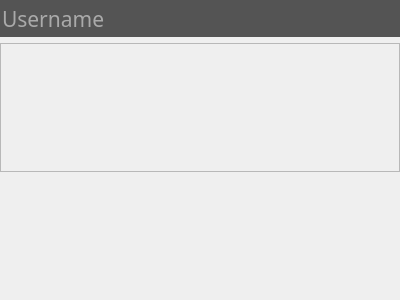
<?xml version="1.0" encoding="UTF-8"?>
<ui version="4.0">
 <class>SocialArea</class>
 <widget class="QWidget" name="SocialArea">
  <property name="geometry">
   <rect>
    <x>0</x>
    <y>0</y>
    <width>400</width>
    <height>300</height>
   </rect>
  </property>
  <property name="windowTitle">
   <string>Form</string>
  </property>
  <layout class="QVBoxLayout" name="verticalLayout">
   <property name="leftMargin">
    <number>0</number>
   </property>
   <property name="topMargin">
    <number>0</number>
   </property>
   <property name="rightMargin">
    <number>0</number>
   </property>
   <property name="bottomMargin">
    <number>0</number>
   </property>
   <item>
    <layout class="QHBoxLayout" name="horizontalLayout_3">
     <item>
      <widget class="QLineEdit" name="username_search">
       <property name="sizePolicy">
        <sizepolicy hsizetype="Preferred" vsizetype="Fixed">
         <horstretch>0</horstretch>
         <verstretch>0</verstretch>
        </sizepolicy>
       </property>
       <property name="minimumSize">
        <size>
         <width>0</width>
         <height>37</height>
        </size>
       </property>
       <property name="maximumSize">
        <size>
         <width>16777215</width>
         <height>37</height>
        </size>
       </property>
       <property name="font">
        <font>
         <family>Trebuchet MS</family>
         <pointsize>16</pointsize>
        </font>
       </property>
       <property name="focusPolicy">
        <enum>Qt::ClickFocus</enum>
       </property>
       <property name="styleSheet">
        <string notr="true">background-color: #545454;
color:white;
border-style:none;</string>
       </property>
       <property name="placeholderText">
        <string>Username</string>
       </property>
      </widget>
     </item>
    </layout>
   </item>
   <item>
    <widget class="QStackedWidget" name="stackedWidget">
     <widget class="QWidget" name="search_scroll">
      <layout class="QVBoxLayout" name="verticalLayout_3">
       <property name="leftMargin">
        <number>0</number>
       </property>
       <property name="topMargin">
        <number>0</number>
       </property>
       <property name="rightMargin">
        <number>0</number>
       </property>
       <property name="bottomMargin">
        <number>0</number>
       </property>
       <item>
        <widget class="QScrollArea" name="scrollArea">
         <property name="widgetResizable">
          <bool>true</bool>
         </property>
         <widget class="QWidget" name="search_contents">
          <property name="geometry">
           <rect>
            <x>0</x>
            <y>0</y>
            <width>398</width>
            <height>130</height>
           </rect>
          </property>
          <layout class="QVBoxLayout" name="verticalLayout_4">
           <item>
            <layout class="QVBoxLayout" name="search_results"/>
           </item>
           <item>
            <spacer name="verticalSpacer_2">
             <property name="orientation">
              <enum>Qt::Vertical</enum>
             </property>
             <property name="sizeHint" stdset="0">
              <size>
               <width>20</width>
               <height>40</height>
              </size>
             </property>
            </spacer>
           </item>
          </layout>
         </widget>
        </widget>
       </item>
      </layout>
     </widget>
     <widget class="QWidget" name="friends_list">
      <layout class="QVBoxLayout" name="verticalLayout_2">
       <item>
        <widget class="UserListItem" name="widget" native="true"/>
       </item>
       <item>
        <widget class="UserListItem" name="widget_6" native="true"/>
       </item>
       <item>
        <widget class="UserListItem" name="widget_8" native="true"/>
       </item>
       <item>
        <widget class="QLabel" name="label">
         <property name="styleSheet">
          <string notr="true">font: &quot;Trebuchet MS&quot;;
color: #959595;
font-size: 15px;
font-weight: bold;
padding: 10px 0px 5px 5px;
border-bottom: 1px solid #959595;</string>
         </property>
         <property name="text">
          <string>Offline</string>
         </property>
        </widget>
       </item>
       <item>
        <widget class="UserListItem" name="widget_7" native="true"/>
       </item>
       <item>
        <widget class="UserListItem" name="widget_2" native="true"/>
       </item>
      </layout>
     </widget>
    </widget>
   </item>
   <item>
    <spacer name="verticalSpacer">
     <property name="orientation">
      <enum>Qt::Vertical</enum>
     </property>
     <property name="sizeHint" stdset="0">
      <size>
       <width>20</width>
       <height>114</height>
      </size>
     </property>
    </spacer>
   </item>
  </layout>
 </widget>
 <customwidgets>
  <customwidget>
   <class>UserListItem</class>
   <extends>QWidget</extends>
   <header>userlistitem.h</header>
   <container>1</container>
  </customwidget>
 </customwidgets>
 <resources/>
 <connections/>
</ui>
